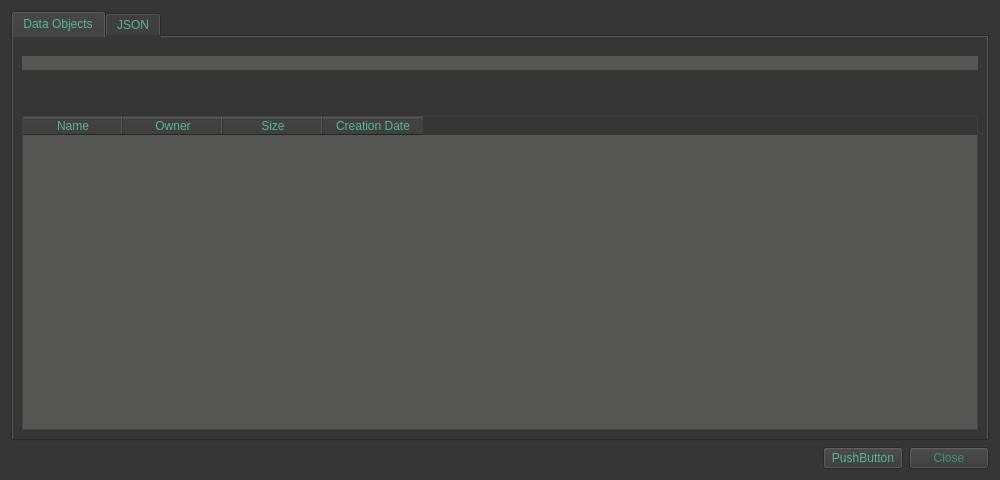
<?xml version="1.0" encoding="UTF-8"?>
<ui version="4.0">
 <class>Form</class>
 <widget class="QWidget" name="Form">
  <property name="geometry">
   <rect>
    <x>0</x>
    <y>0</y>
    <width>1000</width>
    <height>480</height>
   </rect>
  </property>
  <property name="windowTitle">
   <string>Form</string>
  </property>
  <property name="styleSheet">
   <string notr="true">QWidget
{
	color: rgb(86, 184, 139);
	background-color: rgb(54, 54, 54);
	selection-background-color: rgb(58, 152, 112);
}

QTabWidget
{
	background-color: rgb(54, 54, 54);
}

QTableWidget
{
background-color: rgb(85, 87, 83);
selection-background-color: rgb(58, 152, 112);
}

QLabel#indexLabel
{
	background-color: rgb(85, 87, 83);
}

QLabel#collLabel
{
	background-color: rgb(85, 87, 83);
}

QPushButton#closeButton
{
	background-color: rgb(54, 54, 54);
	color: rgb(58, 152, 112);
}</string>
  </property>
  <layout class="QVBoxLayout" name="verticalLayout">
   <item>
    <widget class="QTabWidget" name="tabWidget">
     <property name="styleSheet">
      <string notr="true"/>
     </property>
     <property name="currentIndex">
      <number>0</number>
     </property>
     <widget class="QWidget" name="tab_2">
      <attribute name="title">
       <string>Data Objects</string>
      </attribute>
      <layout class="QVBoxLayout" name="verticalLayout_3">
       <item>
        <spacer name="verticalSpacer_4">
         <property name="orientation">
          <enum>Qt::Vertical</enum>
         </property>
         <property name="sizeType">
          <enum>QSizePolicy::Maximum</enum>
         </property>
         <property name="sizeHint" stdset="0">
          <size>
           <width>20</width>
           <height>10</height>
          </size>
         </property>
        </spacer>
       </item>
       <item>
        <widget class="QLabel" name="collLabel">
         <property name="text">
          <string/>
         </property>
        </widget>
       </item>
       <item>
        <spacer name="verticalSpacer">
         <property name="orientation">
          <enum>Qt::Vertical</enum>
         </property>
         <property name="sizeType">
          <enum>QSizePolicy::Maximum</enum>
         </property>
         <property name="sizeHint" stdset="0">
          <size>
           <width>20</width>
           <height>40</height>
          </size>
         </property>
        </spacer>
       </item>
       <item>
        <widget class="QTableWidget" name="dataObjectTable">
         <property name="sizeAdjustPolicy">
          <enum>QAbstractScrollArea::AdjustToContents</enum>
         </property>
         <property name="editTriggers">
          <set>QAbstractItemView::NoEditTriggers</set>
         </property>
         <property name="selectionMode">
          <enum>QAbstractItemView::MultiSelection</enum>
         </property>
         <property name="selectionBehavior">
          <enum>QAbstractItemView::SelectRows</enum>
         </property>
         <column>
          <property name="text">
           <string>Name</string>
          </property>
         </column>
         <column>
          <property name="text">
           <string>Owner</string>
          </property>
         </column>
         <column>
          <property name="text">
           <string>Size</string>
          </property>
         </column>
         <column>
          <property name="text">
           <string>Creation Date</string>
          </property>
         </column>
        </widget>
       </item>
      </layout>
     </widget>
     <widget class="QWidget" name="tab">
      <attribute name="title">
       <string>JSON</string>
      </attribute>
      <layout class="QVBoxLayout" name="verticalLayout_2">
       <item>
        <spacer name="verticalSpacer_3">
         <property name="orientation">
          <enum>Qt::Vertical</enum>
         </property>
         <property name="sizeType">
          <enum>QSizePolicy::Maximum</enum>
         </property>
         <property name="sizeHint" stdset="0">
          <size>
           <width>20</width>
           <height>10</height>
          </size>
         </property>
        </spacer>
       </item>
       <item>
        <widget class="QLabel" name="indexLabel">
         <property name="text">
          <string/>
         </property>
        </widget>
       </item>
       <item>
        <spacer name="verticalSpacer_2">
         <property name="orientation">
          <enum>Qt::Vertical</enum>
         </property>
         <property name="sizeType">
          <enum>QSizePolicy::Maximum</enum>
         </property>
         <property name="sizeHint" stdset="0">
          <size>
           <width>20</width>
           <height>40</height>
          </size>
         </property>
        </spacer>
       </item>
       <item>
        <widget class="QTextBrowser" name="textBrowser"/>
       </item>
      </layout>
     </widget>
    </widget>
   </item>
   <item>
    <layout class="QHBoxLayout" name="horizontalLayout">
     <item>
      <spacer name="horizontalSpacer">
       <property name="orientation">
        <enum>Qt::Horizontal</enum>
       </property>
       <property name="sizeHint" stdset="0">
        <size>
         <width>40</width>
         <height>20</height>
        </size>
       </property>
      </spacer>
     </item>
     <item>
      <widget class="QPushButton" name="pushButton">
       <property name="text">
        <string>PushButton</string>
       </property>
      </widget>
     </item>
     <item>
      <widget class="QPushButton" name="closeButton">
       <property name="text">
        <string>Close</string>
       </property>
      </widget>
     </item>
    </layout>
   </item>
  </layout>
 </widget>
 <resources/>
 <connections/>
</ui>
